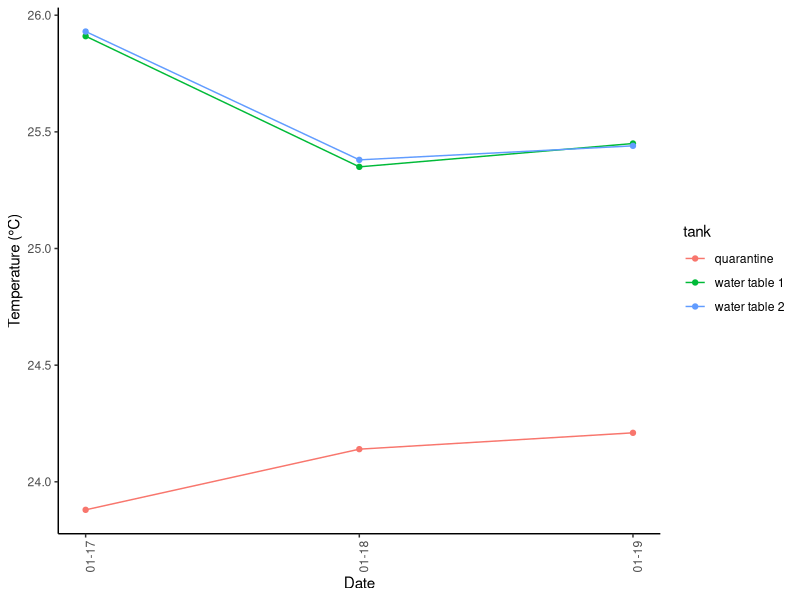
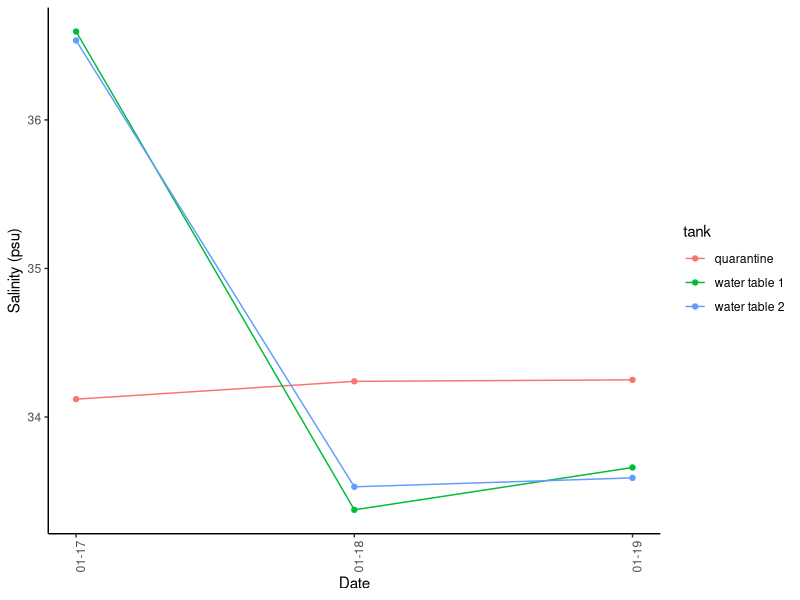
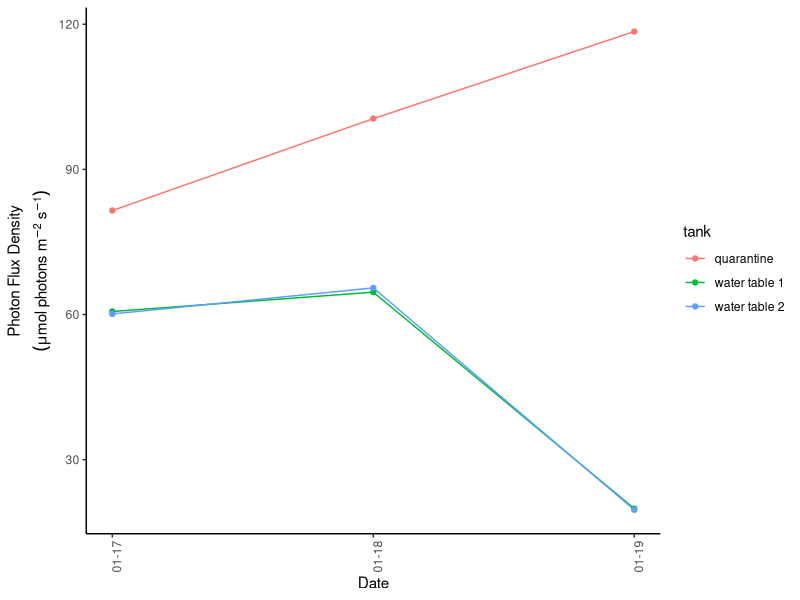
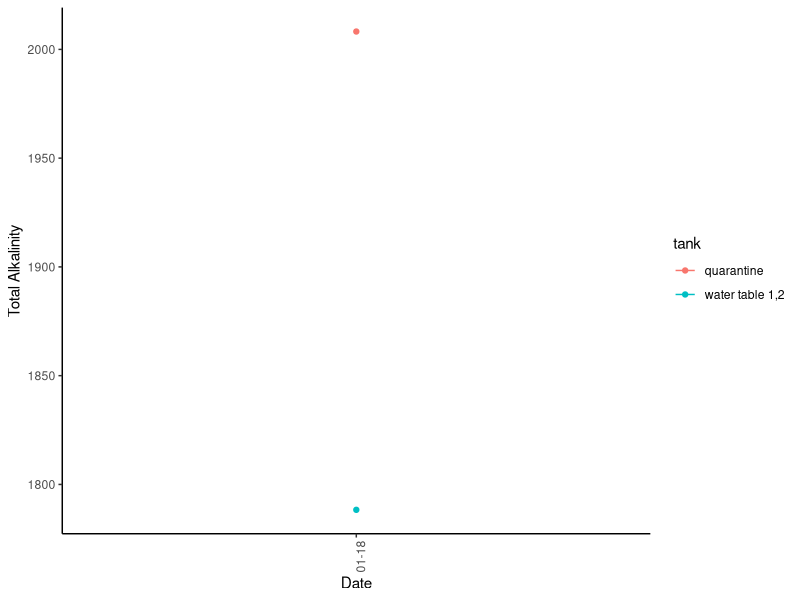
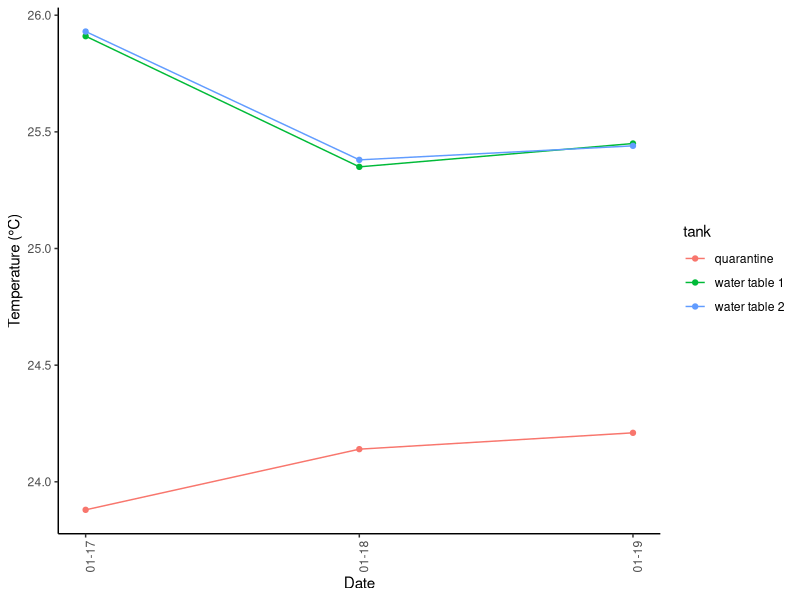
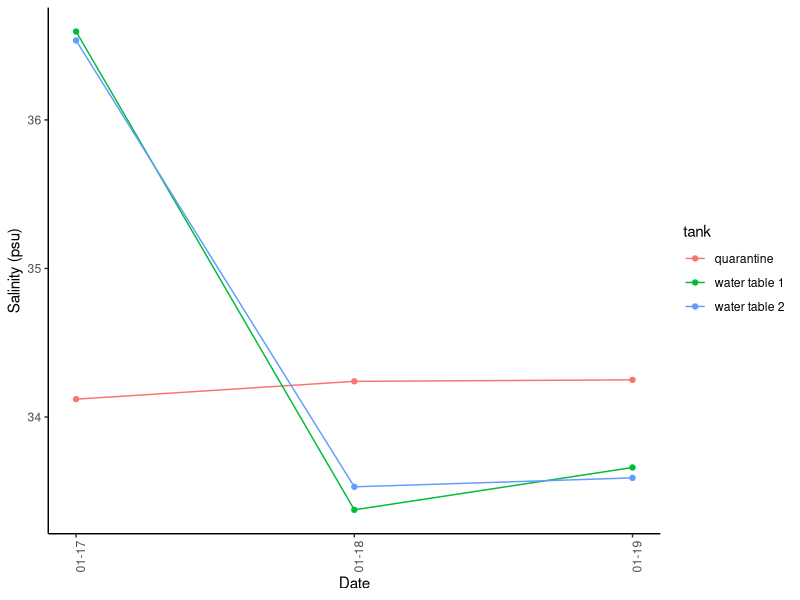
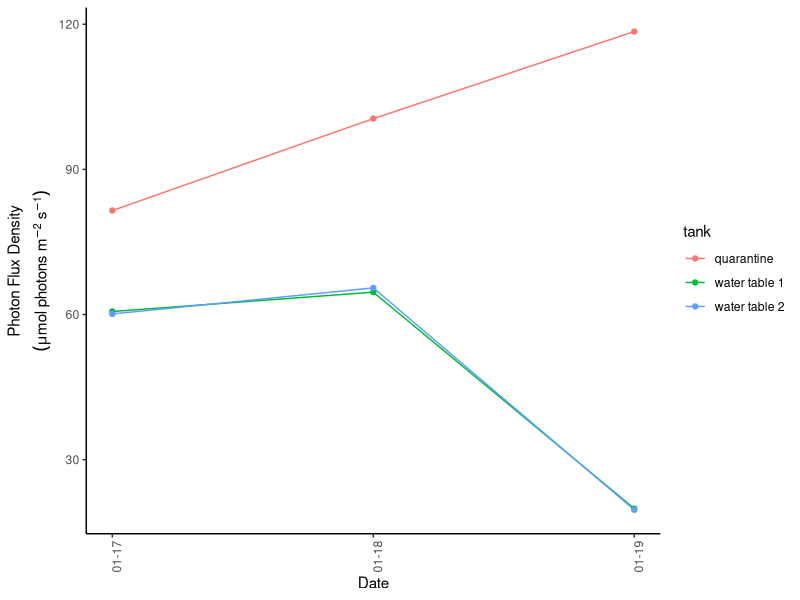
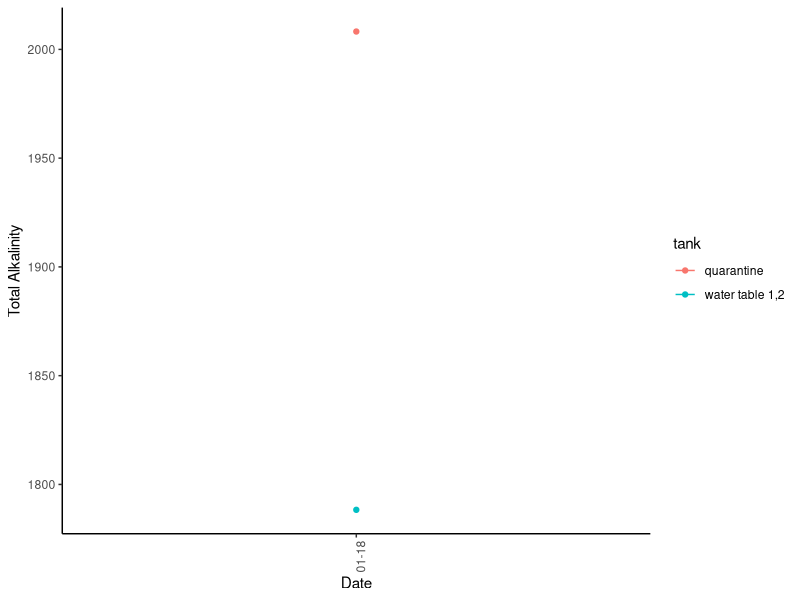

The R source for these figures, in order:
## ---- chunk 1
knitr::opts_chunk$set(echo = TRUE, warning=FALSE, message=FALSE)
## ---- chunk 2
# load packages
library(ggplot2)
library(cowplot)
library(dplyr)
library(reshape2)
library(ggpubr)
library(lubridate)
library(here)

here

# load data
dat <- read.csv("../data/CBLS_watertables_waterquality_tracking.csv")
dat$date <- as.factor(dat$date)

#format date using lubridate package
dat$date  <- ymd(dat$date) 


## ---- chunk 3
#temp data across date summarized
dat.grouped <-dat %>%
  group_by(date, tank, WQ.type) %>% #tells to group by treatment
  summarise(mean=mean(measurement), se=sd(measurement)/sqrt(n())) #calculates mean and se
dat.grouped
## ---- chunk 4

#filter for just temp data

temp.dat <- filter(dat.grouped, WQ.type == "temp")


#plot mean temp per day by date
temp_plot <- temp.dat %>%
  ggplot(aes(x=date, y=mean, color = tank))+
  geom_line() + 
  geom_point() +
  scale_x_date(date_breaks = "1 day", date_labels = "%m-%d") +
  theme_classic()+
  theme(axis.text.x = element_text(angle = 90)) +
  ylab("Temperature (°C)")+
  xlab("Date");temp_plot

ggsave(filename="../figures/temperature.plot.pdf", plot=temp_plot, width=10, height=5, units="in")

## ---- chunk 5
#filter for just temp data

sal.dat <- filter(dat.grouped, WQ.type == "sal.psu")


#plot mean temp per day by date
sal_plot <- sal.dat %>%
  ggplot(aes(x=date, y=mean, color = tank))+
  geom_line() + 
  geom_point() +
  scale_x_date(date_breaks = "1 day", date_labels = "%m-%d") +
  theme_classic()+
  theme(axis.text.x = element_text(angle = 90)) +
  ylab("Salinity (psu)")+
  xlab("Date");sal_plot

ggsave(filename="../figures/salinity.plot.pdf", plot=sal_plot, width=10, height=5, units="in")

## ---- chunk 6
#filter for just temp data

light.dat <- filter(dat.grouped, WQ.type == "light")


#plot mean temp per day by date
light_plot <- light.dat %>%
  ggplot(aes(x=date, y=mean, color = tank))+
  geom_line() + 
  geom_point() +
  scale_x_date(date_breaks = "1 day", date_labels = "%m-%d") +
  theme_classic()+
  theme(axis.text.x = element_text(angle = 90)) +
  ylab(expression(atop("Photon Flux Density", (mu*mol~photons~m^{-2}~s^{-1})))) +
  xlab("Date");light_plot

ggsave(filename="../figures/light.plot.pdf", plot=light_plot, width=10, height=5, units="in")

## ---- chunk 7
#filter for just temp data

TA.dat <- filter(dat.grouped, WQ.type == "TA")


#plot mean temp per day by date
TA_plot <- TA.dat %>%
  ggplot(aes(x=date, y=mean, color = tank))+
  geom_line() + 
  geom_point() +
  scale_x_date(date_breaks = "1 day", date_labels = "%m-%d") +
  theme_classic()+
  theme(axis.text.x = element_text(angle = 90)) +
  ylab("Total Alkalinity") +
  xlab("Date");TA_plot

ggsave(filename="../figures/TA.plot.pdf", plot=TA_plot, width=10, height=5, units="in")



